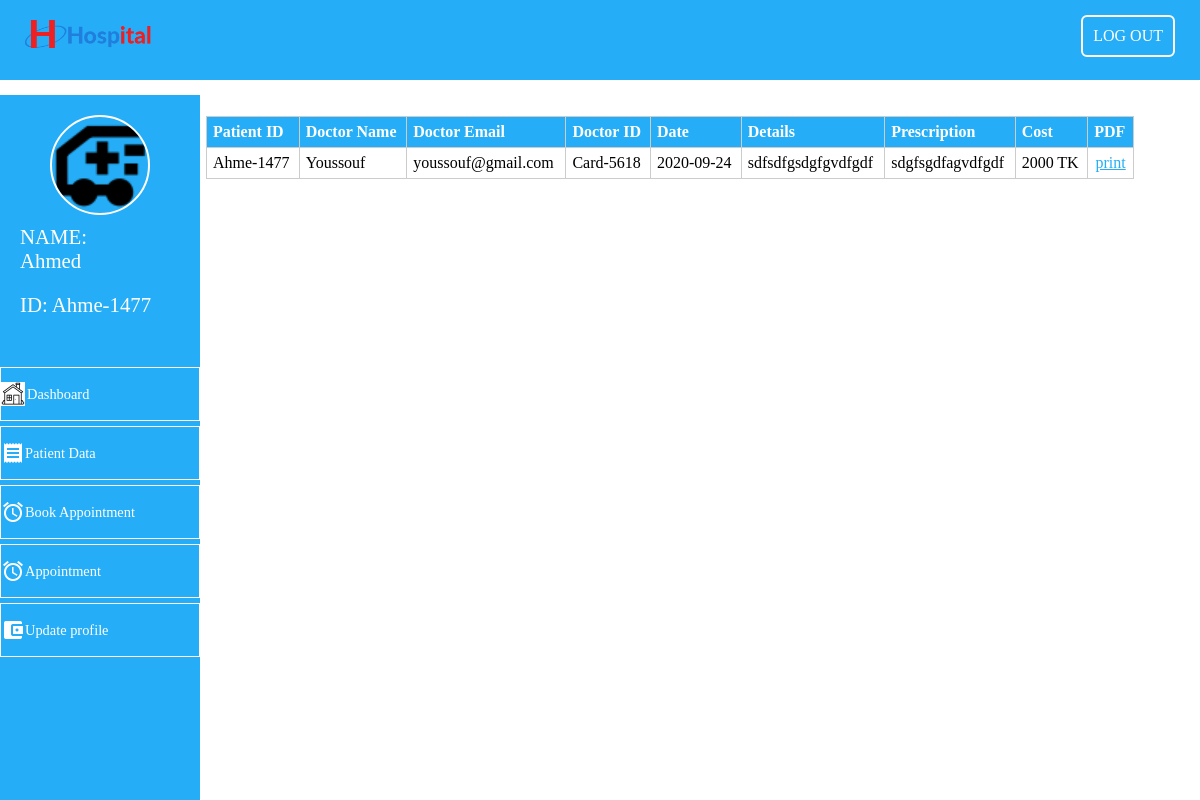
Screenshot of /patient/patientData (signed in) with the database file from the repository.
### tables this page shows
CREATE TABLE `patient_data` (
  `id` int(11) NOT NULL,
  `patient_id` varchar(255) NOT NULL,
  `patient_name` varchar(255) NOT NULL,
  `doctor_email` varchar(255) NOT NULL,
  `doctor_phone` varchar(255) NOT NULL,
  `doctor_id` varchar(255) NOT NULL,
  `doctor_name` varchar(255) NOT NULL,
  `date` date NOT NULL,
  `details` varchar(300) NOT NULL,
  `prescription` varchar(300) NOT NULL,
  `cost` varchar(100) NOT NULL
);

### app/libraries/Core.php (called while the page is built, shortened)
<?php
    class Core{
        protected $currentMethod = 'index';
        public function __construct(){
            $url = $this->getUrl();
            if(file_exists('../app/controllers/'.ucwords($url[0]).'.php')){
                unset($url[0]);
            }
            $this->currentController = new $this->currentController;
            if(isset($url[1])){
                if(method_exists($this->currentController,$url[1])){
                    $this->currentMethod = $url[1];
                    unset($url[1]);
                }
            }
            $this->param = $url ? array_values($url) : [];
            call_user_func_array([$this->currentController,$this->currentMethod],$this->param);
        }
        public function getUrl(){
            if(isset($_GET['url'])){
                $url = rtrim($_GET['url'],'/');
                $url = filter_var($url,FILTER_SANITIZE_URL);
                $url = explode('/',$url);
                return $url;
            }
        }
    }
?>

### public/index.php (called while the page is built, shortened)
<?php
    $init = new Core();
?>

### app/libraries/Database.php (called while the page is built, shortened)
<?php
    class Database{
        private $host = DB_HOST;
        private $user = DB_USER;
        private $pass = DB_PASS;
        private $dbname = DB_NAME;
        private $dbh;
        private $stm;
        public function __construct(){
            try{
                $dsn = 'mysql:host=' . $this->host . ';dbname=' . $this->dbname;
                $options = array(
                    PDO::ATTR_PERSISTENT => true,
                    PDO::ATTR_ERRMODE => PDO::ERRMODE_EXCEPTION
                  );
                $this->dbh = new PDO($dsn,$this->user,$this->pass,$options);
            }catch(PDOException $e){
                $this->error = $e->getMessage();
                echo $this->error;
            }
        }
        public function query($sql){
            $this->stm = $this->dbh->prepare($sql);
        }
        public function bind($param,$value,$type = null){
            if(is_null($type)){
                switch(true){
                  default:
                    $type = PDO::PARAM_STR;
                }
              }
              $this->stm->bindValue($param, $value, $type);
        }
        public function execute(){
            return $this->stm->execute();
        }
        public function resultSet(){
            $this->execute();
            return $this->stm->fetchAll(PDO::FETCH_OBJ);
        }
    }
?>

### app/models/Patients.php (called while the page is built, shortened)
<?php
    class Patients{
        private $db;
        public function __construct(){
            $this->db = new Database;
        }
        public function getPatientData($id){
            $this->db->query('SELECT * FROM patient_data WHERE patient_id = :id');
            $this->db->bind(':id',$id);
            $data = $this->db->resultSet();
            if($data){
                return $data;
            }else{
                return false;
            }
        }
    }
?>

### app/views/patient/patientData.php (the view, shortened to what this page needs)
<?php require APPROOT . '/views/inc/header.php'; ?>
<!DOCTYPE html>
<html lang="en">
    <head>
    </head>
    <body id="body">
            <?php require 'sidemenu/header.php';?>
            <section class="sidebar-content">
                <table class="table">
                    <tr>
                        <th>Patient ID</th>
                        <th>Doctor Name</th>
                        <th>Doctor Email</th>
                        <th>Doctor ID</th>
                        <th>Date</th>
                        <th>Details</th>
                        <th>Prescription</th>
                        <th>Cost</th>
                        <th>PDF</th>
                    </tr>
                    <?php
                        foreach($data as $value){
                    ?>
                    <tr>
                        <td><?php echo $value->patient_id;?></td>
                        <td><?php echo $value->doctor_name;?></td>
                        <td><?php echo $value->doctor_email;?></td>
                        <td><?php echo $value->doctor_id;?></td>
                        <td><?php echo $value->date;?></td>
                        <td><?php echo $value->details?></td>
                        <td><?php echo $value->prescription?></td>
                        <td><?php echo $value->cost?></td>
                        <td><a href="<?php echo URLROOT;?>/patient/printPdfFile/
                        <?php echo $value->patient_id;?>/<?php echo $value->doctor_name;?>/
                        <?php echo $value->doctor_email;?>/
                        <?php echo $value->doctor_id;?>/
                        <?php echo $value->date;?>/
                        <?php echo $value->details;?>/
                        <?php echo $value->prescription;?>/
                        <?php echo $value->cost;?>/">print</a></td>
                    </tr>
                <?php
                    }
                ?>
            </table>
            </section>
            <?php require 'sidemenu/footer.php';?>
    </body>
</html>
<?php require APPROOT . '/views/inc/footer.php'; ?>

### public/css/style.css (style rules this page uses)
* { box-sizing: border-box; margin: 0; padding: 0; }
body { background-color: white; }
.sidebar-content { display: block; margin-left: 190px; padding: 16px 16px; color: black; width: 80%; margin-top: 20px; }
.dashboard-item h2,a { display: block; text-align: center; color: rgb(37, 174, 247); }
.table { width:100%; border-collapse: collapse; }
.table tr:nth-of-type(odd) { background:#eee; }
.table th { background:rgb(37, 174, 247); color:white; font-weight:bold; }
.table td,.table th { padding:6px; border: 1px solid #ccc; text-align: left; }

### rows the page displays
patient_data: patient "Ahme-1477", doctor_name "Youssouf", doctor_email "youssouf@gmail.com", doctor "Card-5618", date "2020-09-24", details "sdfsdfgsdgfgvdfgdf", prescription "sdgfsgdfagvdfgdf", cost "2000 TK"

### other values shown
$_SESSION['current_patient']->firstName "Ahmed"
$_SESSION['current_patient']->id "Ahme-1477"
